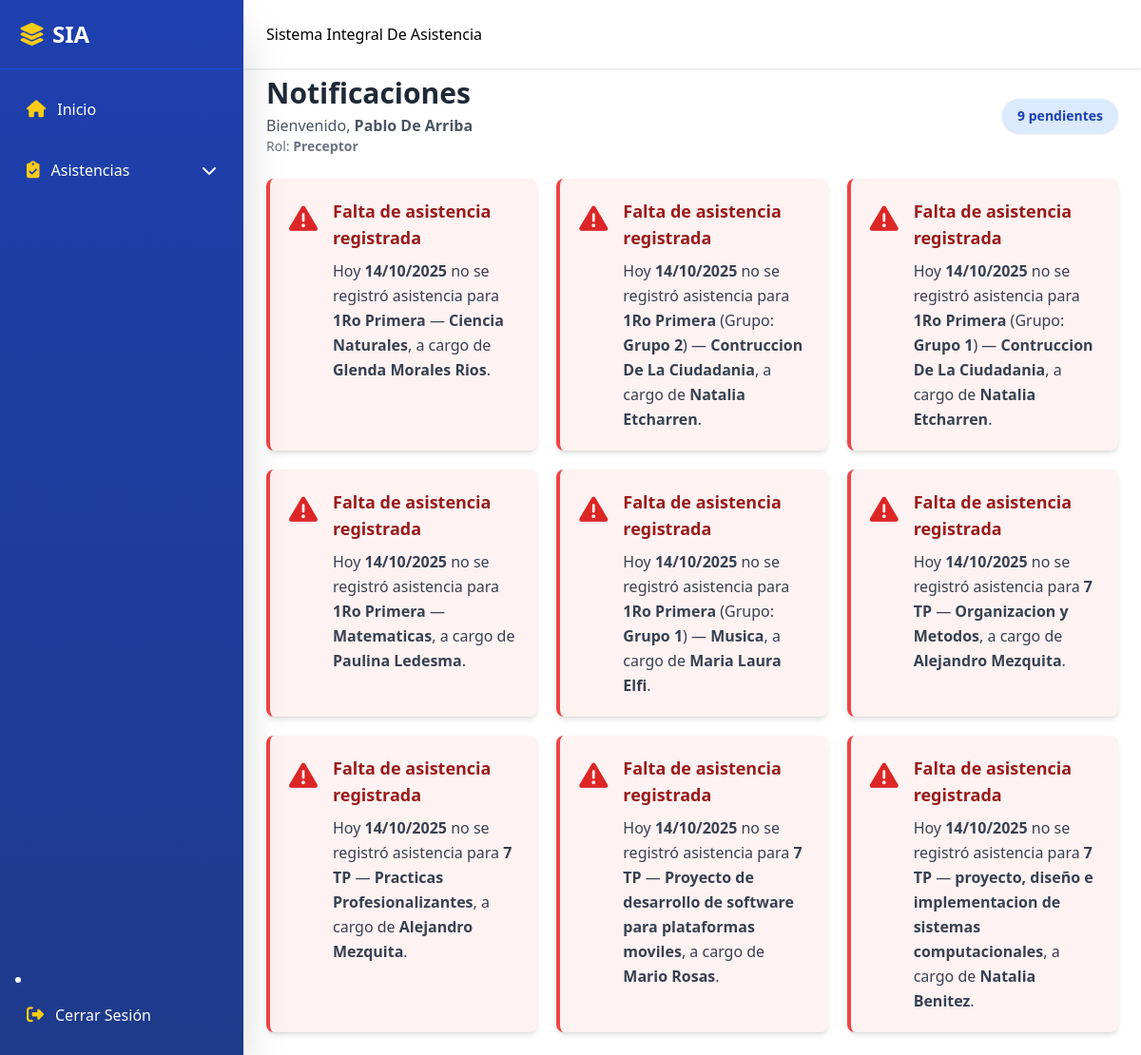
/index.php (signed in), run on the app's committed database.
### tables this page shows
CREATE TABLE `roles` (
  `role_id` int(11) NOT NULL,
  `name` varchar(50) NOT NULL,
  `description` varchar(255) DEFAULT NULL,
  `created_at` timestamp NOT NULL DEFAULT current_timestamp()
);

CREATE TABLE `courses` (
  `course_id` int(11) NOT NULL,
  `name` varchar(100) NOT NULL,
  `description` text DEFAULT NULL,
  `technical_degree` varchar(50) DEFAULT NULL
);

CREATE TABLE `subjects` (
  `subject_id` int(11) NOT NULL,
  `name` varchar(100) NOT NULL,
  `description` text DEFAULT NULL,
  `course_id` int(11) DEFAULT NULL,
  `turno` enum('mañana','tarde') NOT NULL
);

CREATE TABLE `teachers` (
  `teacher_id` int(11) NOT NULL,
  `user_id` int(11) DEFAULT NULL,
  `first_name` varchar(50) NOT NULL,
  `last_name` varchar(50) NOT NULL
);

### index.php (the view, shortened to what this page needs)
<?php
include 'includes/header.php';
include 'includes/sidebar.php';
include 'includes/navbar.php';
include 'includes/conn.php';
$today = (new DateTime())->format('Y-m-d');
$displayDate = (new DateTime())->format('d/m/Y');
$weekday = strtolower((new DateTime())->format('l'));
$role_name = '';
if (isset($role_id)) {
    $stmtRole = $conn->prepare("SELECT name FROM roles WHERE role_id = ?");
    $stmtRole->execute([$role_id]);
    $role_row = $stmtRole->fetch(PDO::FETCH_ASSOC);
    if ($role_row) {
        $role_name = $role_row['name'];
    }
}
$sql = "
    SELECT
        c.course_id, c.name AS course_name,
        s.subject_id, s.name AS subject_name,
        t.teacher_id, t.first_name AS teacher_fname, t.last_name AS teacher_lname,
        sch.group_id,
        g.name AS group_name
    FROM courses c
    JOIN schedules sch
        ON sch.course_id = c.course_id
        AND sch.weekday = :weekday
    LEFT JOIN groups g ON g.group_id = sch.group_id
    JOIN subjects s ON s.subject_id = sch.subject_id
    JOIN teachers t ON t.teacher_id = sch.teacher_id
    LEFT JOIN student_attendance sa
        ON sa.schedule_id = sch.schedule_id
        AND sa.attendance_date = :today
    WHERE sa.id IS NULL
    GROUP BY c.course_id, s.subject_id, sch.group_id
    ORDER BY c.name, s.name
";
$stmt = $conn->prepare($sql);
$stmt->bindValue(':today', $today);
$stmt->bindValue(':weekday', $weekday);
$stmt->execute();
$rows = $stmt->fetchAll(PDO::FETCH_ASSOC);
?>
<div class="flex-1 md:ml-64 transition-all duration-300">
  <main class="pt-20 p-6">
    <div class="flex flex-col md:flex-row items-start md:items-center justify-between mb-6 gap-3">
        <div>
            <h1 class="text-3xl font-bold text-gray-800">Notificaciones</h1>
            <p class="text-gray-600 mt-1">
                Bienvenido, <strong><?= htmlspecialchars($_SESSION['first_name'] . ' ' . $_SESSION['last_name']) ?></strong>
            </p>
            <p class="text-gray-500 text-sm">
                Rol: <strong><?= htmlspecialchars($role_name) ?></strong>
            </p>
        </div>
        <span class="px-4 py-2 text-sm font-semibold bg-blue-100 text-blue-800 rounded-full shadow">
            <?= count($rows); ?> pendientes
        </span>
    </div>
    <?php if (count($rows) > 0): ?>
      <div class="grid gap-5 sm:grid-cols-1 md:grid-cols-2 lg:grid-cols-3">
        <?php foreach ($rows as $row): ?>
          <div class="flex items-start p-5 bg-red-50 border-l-4 border-red-500 rounded-lg shadow-md hover:shadow-lg transition-shadow duration-300">
            <i class="fa-solid fa-triangle-exclamation text-red-600 text-3xl mr-4 mt-1"></i>
            <div>
              <p class="font-semibold text-red-800 text-lg">
                Falta de asistencia registrada
              </p>
              <p class="text-gray-700 mt-2 leading-relaxed">
                Hoy <strong><?= $displayDate ?></strong> no se registró asistencia
                para <strong><?= htmlspecialchars($row['course_name']) ?></strong>
                <?php if ($row['group_name']): ?>
                    (Grupo: <strong><?= htmlspecialchars($row['group_name']) ?></strong>)
                <?php endif; ?>
                 — <strong><?= htmlspecialchars($row['subject_name']) ?></strong>,
                a cargo de <strong><?= htmlspecialchars($row['teacher_fname'].' '.$row['teacher_lname']) ?></strong>.
              </p>
            </div>
          </div>
        <?php endforeach; ?>
      </div>
    <?php endif; ?>
  </main>
</div>

### data on the page
roles: name "Preceptor"
courses: name "1Ro Primera", subjects.name "Ciencia Naturales", teachers.first_name+last_name "Glenda Morales Rios", group_name "Grupo 2", subjects.name "Contruccion De La Ciudadania", teachers.first_name+last_name "Natalia Etcharren", group_name "Grupo 1", subjects.name "Matematicas", teachers.first_name+last_name "Paulina Ledesma", subjects.name "Musica", teachers.first_name+last_name "Maria Laura Elfi"
courses: name "7 TP", subjects.name "Organizacion y Metodos", teachers.first_name+last_name "Alejandro Mezquita", subjects.name "Practicas Profesionalizantes", subjects.name "Proyecto de desarrollo de software para plataformas moviles", teachers.first_name+last_name "Mario Rosas", subjects.name "proyecto, diseño e implementacion de sistemas computacionales", teachers.first_name+last_name "Natalia Benitez"

### other printed values
$_SESSION['first_name'] . ' ' . $_SESSION['last_name'] "Pablo De Arriba"
count($rows) "9"
